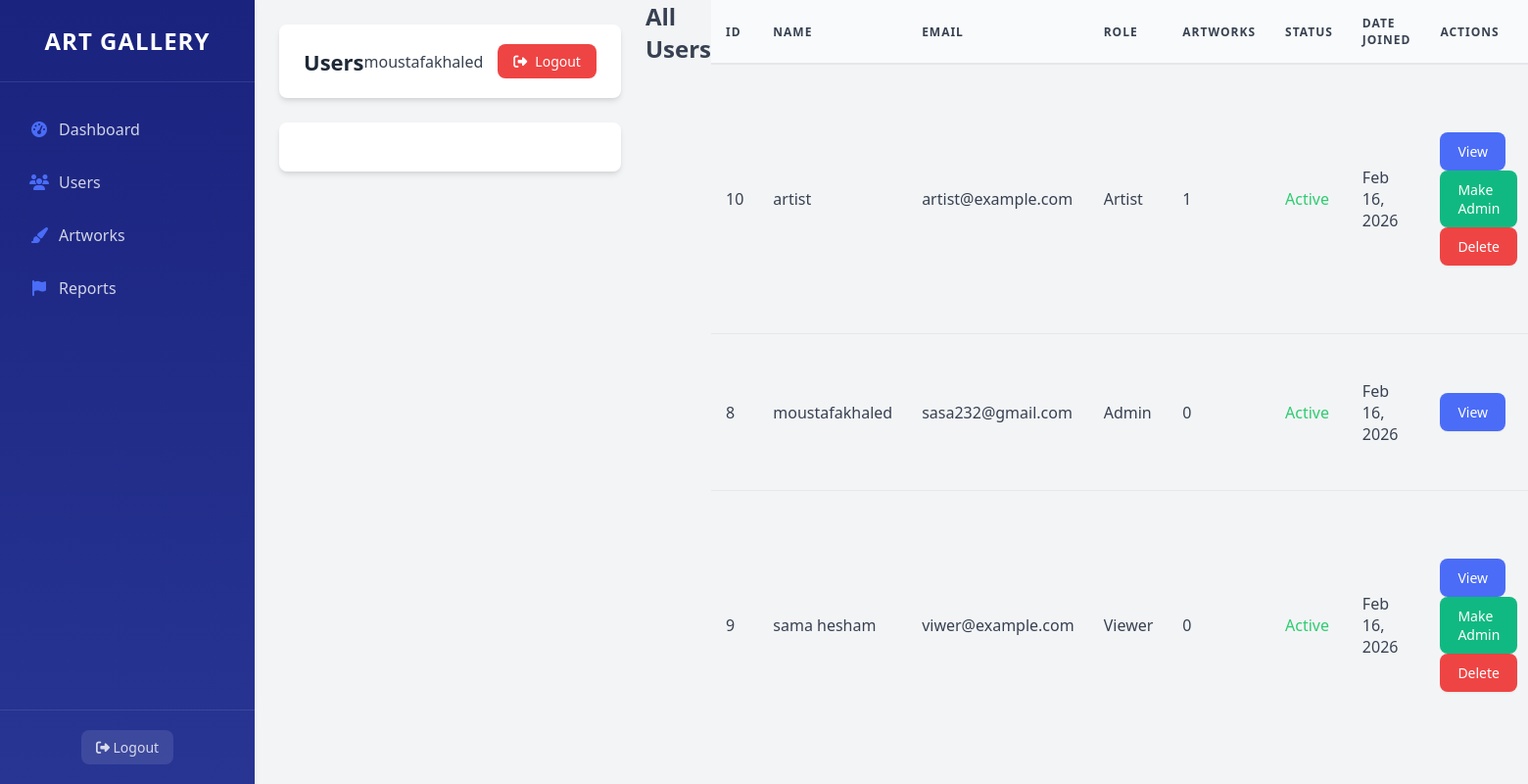
Screenshot of /index.php?controller=admin&action=users (signed in) with the database file from the repository.
### tables this page shows
CREATE TABLE `users` (
  `id` int(11) NOT NULL,
  `name` varchar(100) NOT NULL,
  `email` varchar(100) NOT NULL,
  `password` varchar(255) NOT NULL,
  `role` enum('viewer','artist','admin','advisor') DEFAULT 'viewer',
  `created_at` datetime DEFAULT current_timestamp(),
  `profile_image` varchar(255) DEFAULT NULL
);

### models/Database.php (called while the page is built, shortened)
<?php
class Database {
    private $host = DB_HOST;
    private $user = DB_USER;
    private $pass = DB_PASS;
    private $dbname = DB_NAME;
    private $connection;
    private function connectDB() {
        try {
            $this->connection = new mysqli($this->host, $this->user, $this->pass, $this->dbname);
            return true;
        } catch (Exception $e) {
            $this->error = "Connection error: " . $e->getMessage();
            return false;
        }
    }
    private function createUsersTable() {
        $sql = "
        CREATE TABLE IF NOT EXISTS users (
            id INT AUTO_INCREMENT PRIMARY KEY,
            name VARCHAR(100) NOT NULL,
            email VARCHAR(100) NOT NULL UNIQUE,
            password VARCHAR(255) NOT NULL,
            role ENUM('viewer', 'artist', 'admin') DEFAULT 'viewer',
            created_at DATETIME DEFAULT CURRENT_TIMESTAMP
        ) ENGINE=InnoDB;
        ";
        return $this->connection->query($sql);
    }
    private function createArtworksTable() {
        $sql = "
        CREATE TABLE IF NOT EXISTS artworks (
            id INT AUTO_INCREMENT PRIMARY KEY,
            title VARCHAR(100) NOT NULL,
            description TEXT,
            image_path VARCHAR(255) NOT NULL,
            price DECIMAL(10,2) NOT NULL DEFAULT 0.00,
            user_id INT NOT NULL,
            status ENUM('available', 'sold') DEFAULT 'available',
            created_at DATETIME DEFAULT CURRENT_TIMESTAMP,
            FOREIGN KEY (user_id) REFERENCES users(id) ON DELETE CASCADE
        ) ENGINE=InnoDB;
        ";
        return $this->connection->query($sql);
    }
    private function createSubscribersTable() {
        $sql = "
        CREATE TABLE IF NOT EXISTS subscribers (
            id INT AUTO_INCREMENT PRIMARY KEY,
            artist_id INT NOT NULL,
            subscriber_id INT NOT NULL,
            created_at DATETIME DEFAULT CURRENT_TIMESTAMP,
            FOREIGN KEY (artist_id) REFERENCES users(id) ON DELETE CASCADE,
            FOREIGN KEY (subscriber_id) REFERENCES users(id) ON DELETE CASCADE,
            UNIQUE KEY artist_subscriber (artist_id, subscriber_id)
        ) ENGINE=InnoDB;
        ";
        return $this->connection->query($sql);
    }
    private function createFriendsTable() {
        $sql = "
        CREATE TABLE IF NOT EXISTS friends (
            id INT AUTO_INCREMENT PRIMARY KEY,
            user_id INT NOT NULL,
            friend_id INT NOT NULL,
            status ENUM('pending', 'accepted', 'rejected') DEFAULT 'pending',
            created_at DATETIME DEFAULT CURRENT_TIMESTAMP,
            FOREIGN KEY (user_id) REFERENCES users(id) ON DELETE CASCADE,
            FOREIGN KEY (friend_id) REFERENCES users(id) ON DELETE CASCADE,
            UNIQUE KEY unique_friendship (user_id, friend_id)
        ) ENGINE=InnoDB;
        ";
        return $this->connection->query($sql);
    }
    private function createSubscriptionsTable() {
        $sql = "
        CREATE TABLE IF NOT EXISTS subscriptions (
            id INT AUTO_INCREMENT PRIMARY KEY,
            user_id INT NOT NULL,
            artist_id INT NOT NULL,
            created_at DATETIME DEFAULT CURRENT_TIMESTAMP,
            FOREIGN KEY (user_id) REFERENCES users(id) ON DELETE CASCADE,
            FOREIGN KEY (artist_id) REFERENCES users(id) ON DELETE CASCADE,
            UNIQUE KEY unique_subscription (user_id, artist_id)
        ) ENGINE=InnoDB;
        ";
        return $this->connection->query($sql);
    }
    public function query($sql) {
        $result = $this->connection->query($sql);
        return $result;
    }
}
?>

### models/BaseModel.php (called while the page is built, shortened)
<?php
class BaseModel {
    public function __construct() {
        $this->db = new Database();
    }
}
?>

### models/Admin.php (called while the page is built, shortened)
<?php
class Admin extends BaseModel {
    protected $table = 'users';
    public function getAllUsers() {
        $sql = "SELECT u.*,
                (SELECT COUNT(*) FROM artworks WHERE user_id = u.id) as artwork_count,
                (SELECT COUNT(*) FROM user_bans WHERE user_id = u.id AND (unban_date IS NULL OR unban_date > NOW())) as is_banned
                FROM {$this->table} u
                ORDER BY u.name ASC";
        return $this->db->query($sql);
    }
}
?>

### views/admin/users.php (the view)
<h2>All Users</h2>
<?php if (isset($users) && $users->num_rows > 0): ?>
    <table class="data-table">
        <thead>
            <tr>
                <th>ID</th>
                <th>Name</th>
                <th>Email</th>
                <th>Role</th>
                <th>Artworks</th>
                <th>Status</th>
                <th>Date Joined</th>
                <th>Actions</th>
            </tr>
        </thead>
        <tbody>
            <?php while ($user = $users->fetch_assoc()): ?>
                <tr>
                    <td><?php echo $user['id']; ?></td>
                    <td><?php echo $user['name']; ?></td>
                    <td><?php echo $user['email']; ?></td>
                    <td><?php echo ucfirst($user['role']); ?></td>
                    <td><?php echo $user['artwork_count']; ?></td>
                    <td>
                        <?php if ($user['is_banned'] > 0): ?>
                            <span style="color: #e74c3c; font-weight: bold;">Banned</span>
                        <?php else: ?>
                            <span style="color: #2ecc71;">Active</span>
                        <?php endif; ?>
                    </td>
                    <td><?php echo date('M d, Y', strtotime($user['created_at'])); ?></td>
                    <td>
                        <a href="<?php echo BASE_URL; ?>index.php?controller=admin&action=viewUser&id=<?php echo $user['id']; ?>" class="btn btn-primary">View</a>
                        <?php if ($user['role'] != 'admin'): ?>
                            <a href="<?php echo BASE_URL; ?>index.php?controller=admin&action=makeAdmin&id=<?php echo $user['id']; ?>" class="btn btn-success" onclick="return confirm('Are you sure you want to make this user an admin?');">Make Admin</a>
                            <a href="<?php echo BASE_URL; ?>index.php?controller=admin&action=deleteUser&id=<?php echo $user['id']; ?>" class="btn btn-danger" onclick="return confirm('Are you sure you want to delete this user? This cannot be undone.');">Delete</a>
                        <?php endif; ?>
                    </td>
                </tr>
            <?php endwhile; ?>
        </tbody>
    </table>
<?php else: ?>
    <p>No users found.</p>
<?php endif; ?>

### public/css/styles.css (style rules this page uses)
* { box-sizing: border-box; margin: 0; padding: 0; }
:root { --primary-color: #4a6cf7; --secondary-color: #6b7280; --success-color: #10b981; --danger-color: #ef4444; --warning-color: #f59e0b; --info-color: #3b82f6; --dark-color: #1f2937; --light-color: #f9fafb; --border-color: #e5e7eb; --text-color: #374151; --text-muted: #6b7280; --sidebar-width: 260px; --header-height: 70px; --border-radius: 8px; --box-shadow: 0 4px 6px -1px rgba(0, 0, 0, 0.1), 0 2px 4px -1px rgba(0, 0, 0, 0.06); --transition: all 0.3s ease; }
body { font-family: 'Segoe UI', Tahoma, Geneva, Verdana, sans-serif; background-color: #f3f4f6; color: var(--text-color); display: flex; min-height: 100vh; overflow-x: hidden; }
.data-table { width: 100%; border-collapse: separate; border-spacing: 0; margin-bottom: 25px; }
.data-table th, .data-table td { padding: 15px; text-align: left; }
.data-table th { background-color: #f9fafb; font-weight: 600; color: var(--text-color); text-transform: uppercase; font-size: 12px; letter-spacing: 1px; border-bottom: 2px solid var(--border-color); }
.data-table td { border-bottom: 1px solid var(--border-color); color: var(--text-color); vertical-align: middle; }
.data-table tr:last-child td { border-bottom: none; }
.btn { display: inline-flex; align-items: center; justify-content: center; padding: 10px 18px; border-radius: var(--border-radius); text-decoration: none; font-size: 14px; font-weight: 500; cursor: pointer; border: none; transition: var(--transition); box-shadow: 0 1px 2px 0 rgba(0, 0, 0, 0.05); }
.btn-primary { background-color: var(--primary-color); color: white; }
.btn-danger { background-color: var(--danger-color); color: white; }
.btn-success { background-color: var(--success-color); color: white; }

### rows the page displays
users: id "10", name "artist", email "artist@example.com", role "Artist", artwork_count "1", created_at "Feb 16, 2026"
users: id "8", name "moustafakhaled", email "sasa232@gmail.com", role "Admin", artwork_count "0", created_at "Feb 16, 2026"
users: id "9", name "sama hesham", email "viwer@example.com", role "Viewer", artwork_count "0", created_at "Feb 16, 2026"

### other values shown
$action "Users"
$_SESSION['user_name'] "moustafakhaled"
